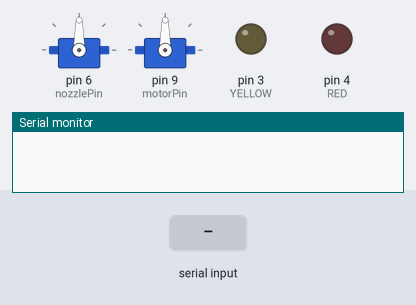
Recording of a sketch running on a simulated Arduino Uno, built with avr-gcc and run on an emulated ATmega328P. On the bench: 2 × servo, output pins drawn as LEDs (lit = HIGH), the last lines printed to the serial monitor. The test bench sets the inputs (shaded band).

Above: at 1.2 s.
1.3 s: "90,45\n" received over Serial
At 2.3 s:
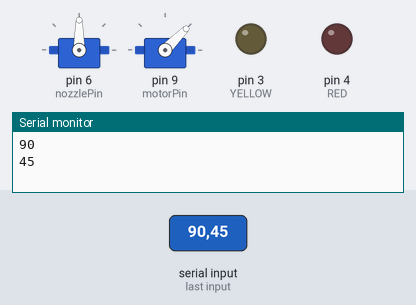
2.8 s: "30,150\n" received over Serial
At 3.5 s:
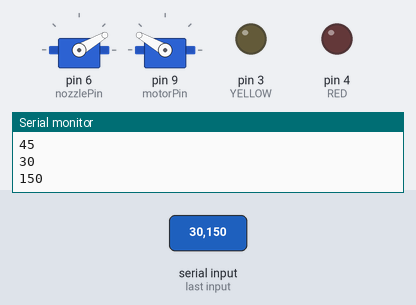
4.3 s: "1,90\n" received over Serial
At 4.6 s:
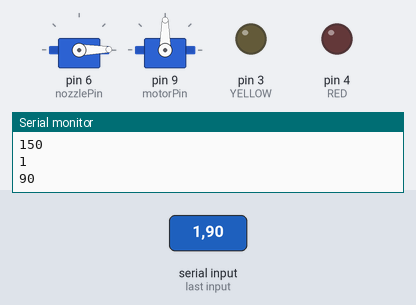
Timing chart, 0 to 7.3 s (numbered marks = the images above; inputs shaded):
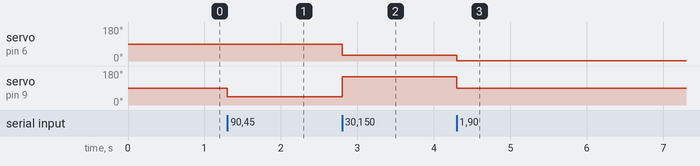

Measured:
- after the input at 1.3 s, servo on pin 9 (motorPin): 90° → 45° at once
- after the input at 2.8 s, servo on pin 6 (nozzlePin): 90° → 30° at once; servo on pin 9 (motorPin): 45° → 150° at once
- after the input at 4.3 s, servo on pin 6 (nozzlePin): 30° → 1° at once; servo on pin 9 (motorPin): 150° → 90° at once

The sketch:

servoUnoLeap.ino
```cpp
#include <Servo.h>

int nozzlePin = 6;
int motorPin = 9;
Servo nozzleServo;
Servo motorServo;

void setup() {
  Serial.begin(115200);
  nozzleServo.attach(nozzlePin);
  motorServo.attach(motorPin);
  pinMode(3, OUTPUT); // YELLOW
  pinMode(4, OUTPUT); // RED
}

void loop() {
  while (Serial.available() > 0) {
    int nozzleVal = Serial.parseInt();
    int motorVal = Serial.parseInt();

    if (Serial.read() == '\n') {
      // NO HANDS
      if (motorVal == 90 && nozzleVal == 90) {
        digitalWrite(3, LOW);
        digitalWrite(4, HIGH);
        Serial.println(110);
        Serial.println(90);
        nozzleServo.write(110);
        motorServo.write(90);
      }
      // ONE HAND
      if (motorVal == 92 && nozzleVal == 92) {
        digitalWrite(3, HIGH);
        digitalWrite(4, LOW);
      }
      // ON EXIT
      else if (motorVal == 91 && nozzleVal == 91) {
        digitalWrite(3, LOW);
        digitalWrite(4, LOW);
      }
      else {
        digitalWrite(3, LOW);
        digitalWrite(4, LOW);
        Serial.println(nozzleVal);
        Serial.println(motorVal);
        nozzleServo.write(nozzleVal);
        motorServo.write(motorVal);
      }
    }
  }
}
```
